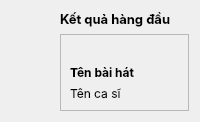
          <widget class="QWidget" name="cardframe_2" native="true">
           <property name="maximumSize">
            <size>
             <width>1440</width>
             <height>264</height>
            </size>
           </property>
           <property name="font">
            <font>
             <family>Inter</family>
            </font>
           </property>
           <property name="styleSheet">
            <string notr="true"/>
           </property>
           <layout class="QVBoxLayout" name="verticalLayout_8">
            <property name="leftMargin">
             <number>60</number>
            </property>
            <item>
             <widget class="QLabel" name="theloai_2">
              <property name="font">
               <font>
                <family>Inter</family>
                <pointsize>10</pointsize>
                <weight>75</weight>
                <bold>true</bold>
               </font>
              </property>
              <property name="text">
               <string>Kết quả hàng đầu</string>
              </property>
             </widget>
            </item>
            <item>
             <widget class="QFrame" name="card_6">
              <property name="maximumSize">
               <size>
                <width>170</width>
                <height>200</height>
               </size>
              </property>
              <property name="frameShape">
               <enum>QFrame::StyledPanel</enum>
              </property>
              <property name="frameShadow">
               <enum>QFrame::Raised</enum>
              </property>
              <layout class="QVBoxLayout" name="verticalLayout_17">
               <property name="leftMargin">
                <number>9</number>
               </property>
               <item>
                <widget class="QLabel" name="label_2">
                 <property name="text">
                  <string/>
                 </property>
                 <property name="pixmap">
                  <pixmap>resources.qrc/itunes.svg</pixmap>
                 </property>
                 <property name="scaledContents">
                  <bool>true</bool>
                 </property>
                </widget>
               </item>
               <item>
                <widget class="QLabel" name="label_3">
                 <property name="font">
                  <font>
                   <weight>75</weight>
                   <bold>true</bold>
                  </font>
                 </property>
                 <property name="text">
                  <string>Tên bài hát</string>
                 </property>
                </widget>
               </item>
               <item>
                <widget class="QLabel" name="label_4">
                 <property name="text">
                  <string>Tên ca sĩ</string>
                 </property>
                </widget>
               </item>
              </layout>
             </widget>
            </item>
           </layout>
          </widget>
